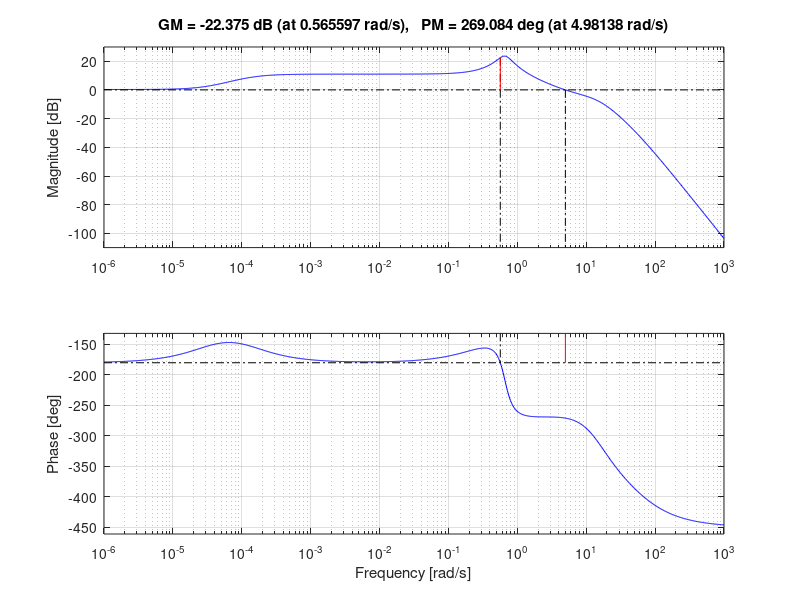
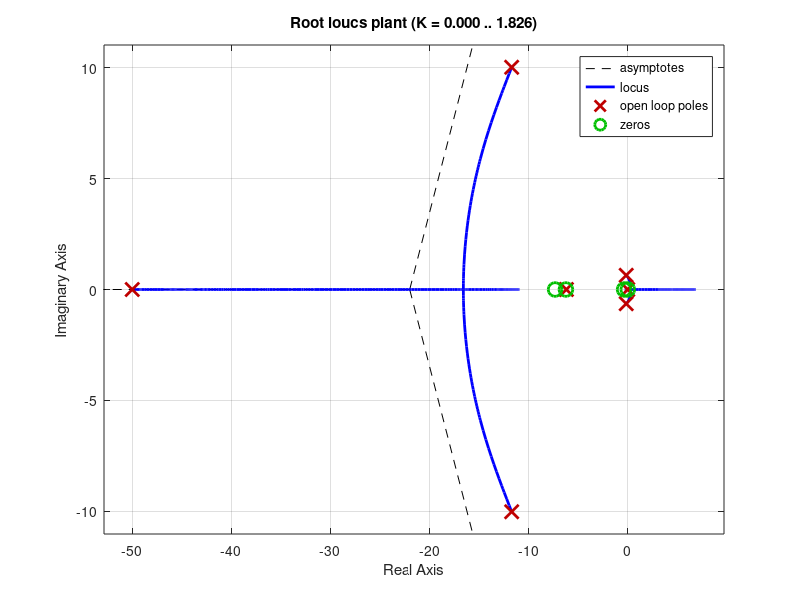

The MATLAB source for these figures, in order: (Note: this script raises an error after producing the figures.)
clear all
close all
clc


%% Define Matrices (System Dynamics)
% A = State Matrix
% B = Control Matrix (Input to State)
% C = Output Matrix (State to Output)
% D = Direct Transmission (Feedthrough)
A = [-0.5961 0.8011 -0.871 -9.791 5.053e-05 0.01263; -0.7454 -7.581 15.72 -0.5272 -0.0009384 0; 1.042 -7.427 -15.85 0 -8.01e-16 -0.01318; 0 0 1 0 0 0; -0.05377 0.9986 0 -17 0 0; 135.8 7.315 0 0 -0.08268 -5.919]
B = [0.4681 0; -2.711 0; -134.1 0; 0 0; 0 0; 0 2506]
C = [0.9986 0.05377 0 0 0 0; -0.003163 0.05874 0 0 0 0; 0 0 1 0 0 0; 0 0 0 1 0 0; 0 0 0 0 -1 0; -0.5961 0.8011 0.04307 0 5.07e-05 0.01263; -0.7454 -7.581 -1.259 0 -0.0009415 0]
D = [0 0; 0 0; 0 0; 0 0; 0 0; 0.4681 0; -2.711 0]
%% Map I/O Transfer Functions
states = {'u', 'w', 'q', 'theta', 'Ze', 'omega'};
inputs = {'elevator', 'throttle'};
outputs = {'V', 'alpha', 'q', 'theta', 'h', 'ax', 'az'};
sys_mimo = ss(A,B,C,D,'statename',states,...
'inputname',inputs,...
'outputname',outputs);
Ge=tf(sys_mimo(4,1)) %input "elevator" to output "theta (pitch angle)"
Gt=tf(sys_mimo(4,2)) %input "throttle" to output "theta"
%% Define Servo Transfer Function
num = [50]
den = [1 50]
Serv = tf(num,den)
%% Define Plant Transfer Function
plant = series(Serv,Ge)
%% System Figures
margin(plant) %Magnitude & Phase
figure
rlocus(plant) %Plot Poles & Zeroes with 
figure
stepplot(plant) %Step response in time domain
figure
nyquist(plant) %Nyquist plot
%% System Values
stepinfo(plant) %rise time, settling, settling min/max, overshoot, peak, peak time
zpk(plant) %zero/pole/gain of TF: "elevator" to "theta"
damp(plant) %poles & eigen values & damping ratio of TF: "elevator" to "theta"
